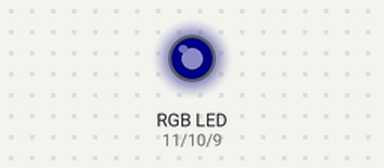
A sketch run on a simulated Arduino Uno, built with avr-gcc and run on an emulated ATmega328P. Shown: an RGB LED mixed from three pins (HIGH = lit). Dim RGB values are drawn brighter than linear; random numbers use the default seed unless the sketch sets one.

Above: at 0.1 s.
At 38.1 s:
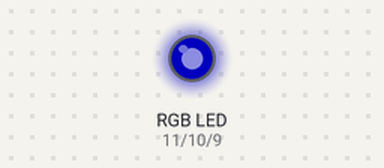
Timing chart, 0 to 40.0 s (numbered marks = the images above):
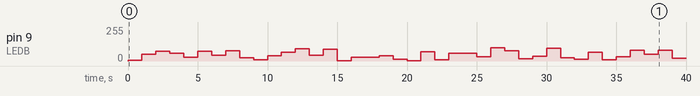

The sketch:

LED-RGB.ino
```cpp
#define LEDR 11 //定義角位
#define LEDG 10
#define LEDB 9

void setup() {
  pinMode(LEDR, OUTPUT);
  pinMode(LEDG, OUTPUT);
  pinMode(LEDB, OUTPUT);
}

int r = 0;
int g = 0;
int b = 0;
void loop() {
  r = random(0, 0);
  g = random(0, 0);
  b = random(0, 100);
  analogWrite(LEDR, r);
  analogWrite(LEDG, g);
  analogWrite(LEDB, b);
  delay(1000);
}
```

Measured:
- by itself, pin 9 (LEDB): 0/255 → 7/255 at 0.00 s, → 49/255 1.0 s later, → 73/255 1.0 s later, → 58/255 1.0 s later, … (40 changes in this stretch)
